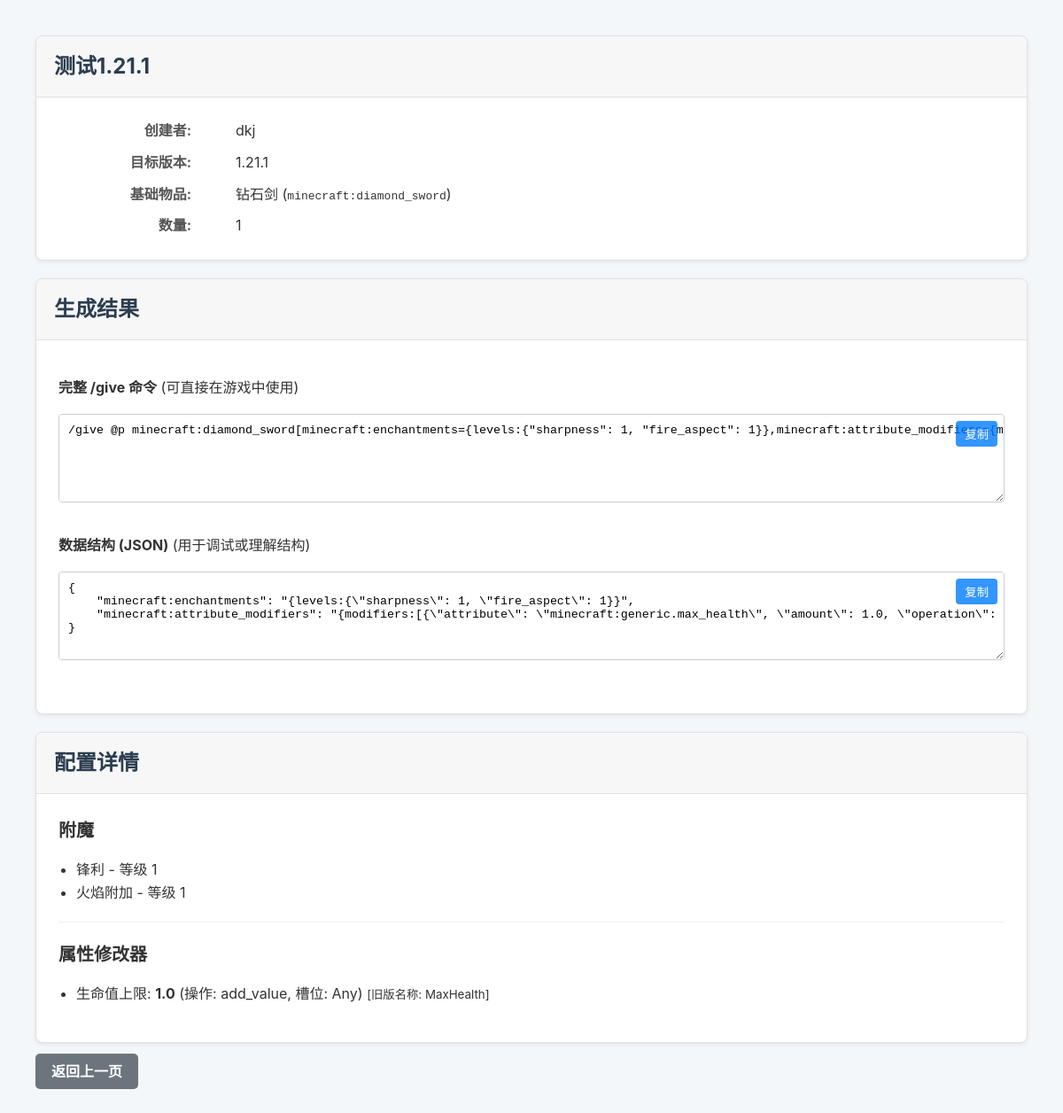
The page /MC_command/4/ (signed in) on the database its author committed.
### MC_command/models.py (models this page shows, shortened)
class GeneratedCommand(models.Model):
    user = models.ForeignKey(User, on_delete=models.CASCADE, related_name="commands")
    title = models.CharField(max_length=100, help_text="为这个命令配置起一个名字，方便查找")
    target_version = models.ForeignKey(MinecraftVersion, on_delete=models.PROTECT, help_text="命令生成的目标 Minecraft 版本")
    base_item = models.ForeignKey(BaseItem, on_delete=models.PROTECT, help_text="该命令的基础物品")
    custom_name = models.CharField(max_length=255, blank=True, null=True, help_text="物品在游戏中的自定义名称 (支持JSON文本)")
    lore = models.TextField(blank=True, null=True, help_text="物品的描述文字 (支持JSON文本), 每行用 \\n 分隔")
    count = models.PositiveIntegerField(default=1)
    created_at = models.DateTimeField(auto_now_add=True)
    updated_at = models.DateTimeField(auto_now=True)

class MinecraftVersion(models.Model):
    version_number = models.CharField(max_length=20, unique=True, help_text="例如 '1.20.1' 或 '1.21.4'")
    ordering_id = models.PositiveIntegerField(unique=True, help_text="用于排序和比较的版本整数ID, 例如 12001 代表 1.20.1")
    class Meta:
        ordering = ['ordering_id']

class VersionedItem(models.Model):
    min_version = models.ForeignKey(
        MinecraftVersion, on_delete=models.PROTECT, related_name='+',
        blank=True, null=True, help_text="该项目有效的最低版本 (留空表示无限制)"
    )
    max_version = models.ForeignKey(
        MinecraftVersion, on_delete=models.PROTECT, related_name='+',
        blank=True, null=True, help_text="该项目有效的最高版本 (留空表示无限制)"
    )
    class Meta:
        abstract = True

class BaseItem(VersionedItem):
    item_id = models.CharField(max_length=100, help_text="Minecraft 的物品ID, 例如 'minecraft:diamond_sword'")
    name = models.CharField(max_length=100, help_text="人类可读的名称, 例如 'Diamond Sword'")
    item_type = models.CharField(
        max_length=50, help_text="物品类型, 例如 'all','spawn_egg','potion','written_book'等",
        choices=[
            ('all', '普通物品'),
            ('spawn_egg', '生成蛋'),
            ('potion', '药水(箭/食物)'),
            ('written_book', '成书'),
            ('firework', '烟花火箭'),
        ],default='all'
    )

class AppliedEnchantment(models.Model):
    command = models.ForeignKey(GeneratedCommand, on_delete=models.CASCADE, related_name="enchantments")
    enchantment = models.ForeignKey(Enchantment, on_delete=models.CASCADE)
    level = models.PositiveIntegerField(default=1)
    class Meta:
        unique_together = ('command', 'enchantment')

class Enchantment(VersionedItem):
    enchant_id = models.CharField(max_length=100, help_text="附魔ID, 例如 'minecraft:sharpness'")
    name = models.CharField(max_length=100, help_text="人类可读的名称, 例如 'Sharpness'")
    max_level = models.PositiveIntegerField(default=127, help_text="附魔的最大等级, 例如 Sharpness 的最大等级是 127")
    enchant_type = models.CharField(
        max_length=50,help_text="附魔类型, 例如 'weapon', 'armor', 'fishing_rod', 'trident' 等",
        choices=[
            ('weapon', '武器'),
            ('armor', '盔甲'),
            ('fishing_rod', '钓鱼竿'),
            ('trident', '三叉戟'),
            ('bow', '弓'),
            ('crossbow', '弩'),
            ('all', '杂项'),
            ('helmet', '头盔'),
            ('boots', '靴子'),
        ],
        default='all'
    )

class AppliedAttribute(models.Model):
    command = models.ForeignKey(GeneratedCommand, on_delete=models.CASCADE, related_name="attributes")
    attribute = models.ForeignKey(AttributeType, on_delete=models.CASCADE)
    amount = models.FloatField()
    operation = models.IntegerField(choices=[(0, "add_value"), (1, "add_multiplied_base"), (2, "add_multiplied_total")], default=0)
    slot = models.CharField(max_length=20, choices=[("any", "Any"), ("mainhand", "Main Hand"), ("offhand", "Off Hand"), ("head", "Head"), ("chest", "Chest"), ("legs", "Legs"), ("feet", "Feet")], default="any")
    uuid = models.UUIDField(default=uuid.uuid4, editable=False, help_text="修饰符的唯一ID，自动生成。")
    modifier_name = models.CharField(
        max_length=100,
        blank=True,  # 允许该字段在表单中为空
        null=True,   # 允许数据库中该字段为 NULL
        help_text="[重要] 仅用于 1.20.4 及更早版本。1.20.5+ 版本已废弃此字段。"
    )

class AttributeType(VersionedItem):
    attribute_id = models.CharField(max_length=100, help_text="属性ID, 例如 'generic.attack_damage'")
    name = models.CharField(max_length=100, help_text="人类可读的名称, 例如 'Generic Attack Damage'")

### MC_command/views.py (the view)
# urls.py: path("<int:command_id>/", views.detail, name="detail"),
@login_required
def detail(request, command_id):
    command_obj = get_object_or_404(GeneratedCommand, pk=command_id, user=request.user)
    command_context = _generate_command_context(command_obj)
    context = {
        'command': command_obj,
        'give_command_string': command_context['give_command'],
        'data_structure_json': command_context['data_json'],
    }
    return render(request, 'MC_command/detail.html', context)

### MC_command/views.py (called while the page is built)
def _generate_command_context(command: GeneratedCommand) -> dict:
    target_version_id = command.target_version.ordering_id
    base_item_id = command.base_item.item_id
    if target_version_id >= 12005: # Minecraft 1.20.5+
        data_structure = _build_component_structure(command)
        data_string = ",".join([f"{key}={value}" for key, value in data_structure.items()])
        give_command = f"/give @p {base_item_id}[{data_string}] {command.count}"
    else: # Older versions
        data_structure = _build_nbt_tag_structure(command)
        data_string = json.dumps(data_structure, separators=(',', ':'))
        give_command = f"/give @p {base_item_id}{data_string} {command.count}"
    return {
        'give_command': give_command,
        'data_json': json.dumps(data_structure, indent=4, ensure_ascii=False),
    }

### MC_command/templates/MC_command/detail.html (shortened to what this page needs)
{% extends 'MC_command/base.html' %}
{% block content %}
    <div class="card">
        <div class="card-header">
            <h1>{{ command.title }}</h1>
        </div>
        <div class="card-body">
            <div class="details-grid">
                <dt>创建者:</dt> <dd>{{ command.user.username }}</dd>
                <dt>目标版本:</dt> <dd>{{ command.target_version.version_number }}</dd>
                <dt>基础物品:</dt> <dd>{{ command.base_item.name }} (<code>{{ command.base_item.item_id }}</code>)</dd>
                <dt>数量:</dt> <dd>{{ command.count }}</dd>
            </div>
        </div>
    </div>
    <div class="card">
        <div class="card-header">
            <h2>生成结果</h2>
        </div>
        <div class="card-body">
            <p><strong>完整 /give 命令</strong> (可直接在游戏中使用)</p>
            <div class="textarea-container">
                <textarea id="give-command" readonly>{{ give_command_string }}</textarea>
                <button class="copy-btn" onclick="copyToClipboard('give-command')">复制</button>
            </div>
            <p><strong>数据结构 (JSON)</strong> (用于调试或理解结构)</p>
            <div class="textarea-container">
                <textarea id="data-json" readonly>{{ data_structure_json }}</textarea>
                <button class="copy-btn" onclick="copyToClipboard('data-json')">复制</button>
            </div>
        </div>
    </div>
    <div class="card">
        <div class="card-header">
            <h2>配置详情</h2>
        </div>
        <div class="card-body">
            {% if command.enchantments.all %}
                <h3>附魔</h3>
                <ul>
                {% for applied_enchantment in command.enchantments.all %}
                    <li>{{ applied_enchantment.enchantment.name }} - 等级 {{ applied_enchantment.level }}</li>
                {% endfor %}
                </ul>
                <hr>
            {% endif %}
            {% if command.attributes.all %}
                <h3>属性修改器</h3>
                <ul>
                {% for attr in command.attributes.all %}
                    <li>
                        {{ attr.attribute.name }}: <strong>{{ attr.amount }}</strong>
                        (操作: {{ attr.get_operation_display }}, 槽位: {{ attr.get_slot_display }})
                        {% if attr.modifier_name %}<small> [旧版名称: {{ attr.modifier_name }}]</small>{% endif %}
                    </li>
                {% endfor %}
                </ul>
            {% endif %}
        </div>
    </div>
    <a href="{% url 'MC_command:index' %}" class="btn btn-secondary">返回上一页</a>
{% endblock %}

### MC_command/static/MC_command/style.css (style rules this page uses)
body { font-family: -apple-system, BlinkMacSystemFont, "Segoe UI", Roboto, "Helvetica Neue", Arial, sans-serif; background-color: #f4f7f9; color: #333; margin: 0; padding: 20px; line-height: 1.6; }
.btn { text-decoration: none; background-color: #007bff; color: white; padding: 10px 18px; border-radius: 5px; font-weight: bold; transition: background-color 0.2s; border: none; cursor: pointer; }
.btn-secondary { background-color: #6c757d; }
.card-body { padding: 20px; flex-grow: 1; }
.card-body h3 { margin-top: 0; margin-bottom: 15px; font-size: 1.25em; }
.card { background-color: #fff; border: 1px solid #e0e0e0; border-radius: 8px; box-shadow: 0 2px 5px rgba(0, 0, 0, 0.07); margin-bottom: 20px; }
.card-header { background-color: #f7f7f7; padding: 15px 20px; border-bottom: 1px solid #e0e0e0; border-radius: 8px 8px 0 0; }
.card-header h1, .card-header h2 { margin: 0; font-size: 1.5em; color: #2c3e50; }
.card-body { padding: 25px; }
.textarea-container { position: relative; margin-bottom: 15px; min-height: 120px; }
textarea { width: 100%; box-sizing: border-box; padding: 10px; border: 1px solid #ccc; border-radius: 4px; font-family: Consolas, Monaco, 'Andale Mono', 'Ubuntu Mono', monospace; min-height: 100px; white-space: pre; word-wrap: normal; overflow-x: auto; resize: vertical; }
.copy-btn { position: absolute; top: 8px; right: 8px; background-color: #007bff; color: white; border: none; border-radius: 4px; padding: 5px 10px; cursor: pointer; opacity: 0.8; }
.details-grid { display: grid; grid-template-columns: 150px 1fr; gap: 10px; align-items: center; }
.details-grid dt { font-weight: bold; text-align: right; color: #555; }
ul { list-style-type: disc; padding-left: 20px; }
hr { border: 0; border-top: 1px solid #eee; margin: 20px 0; }

### rows shown on the page
GeneratedCommand: title "测试1.21.1", user.username "dkj", target_version.version_number "1.21.1", base_item.name "钻石剑", base_item.item_id "minecraft:diamond_sword", count "1"
AppliedEnchantment: enchantment.name "锋利", level "1"
AppliedEnchantment: enchantment.name "火焰附加", level "1"
AppliedAttribute: attribute.name "生命值上限", amount "1.0", operation "add_value", slot "Any", modifier_name "MaxHealth"
